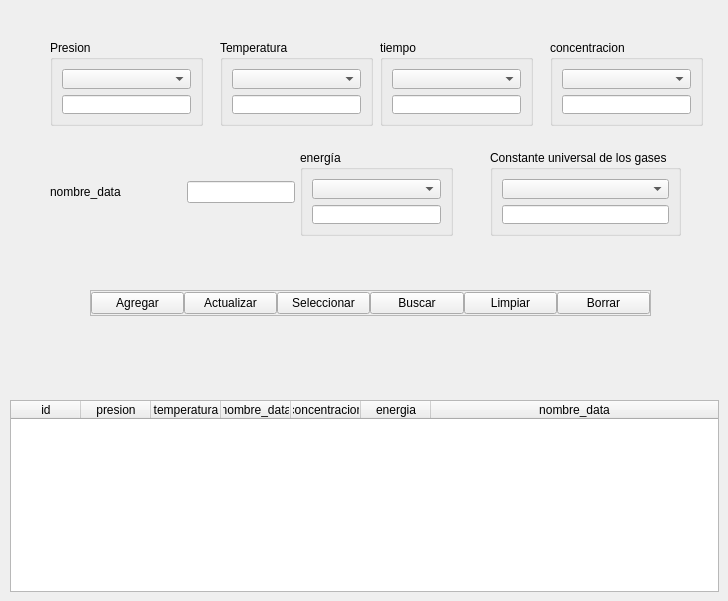
              <widget class="QWidget" name="u_tab">
               <attribute name="title">
                <string>Configuracion unidades</string>
               </attribute>
               <widget class="QGroupBox" name="groupBox_6">
                <property name="geometry">
                 <rect>
                  <x>220</x>
                  <y>40</y>
                  <width>153</width>
                  <height>86</height>
                 </rect>
                </property>
                <property name="title">
                 <string>Temperatura</string>
                </property>
                <layout class="QVBoxLayout" name="verticalLayout_35">
                 <item>
                  <widget class="QComboBox" name="temperatura_box"/>
                 </item>
                 <item>
                  <widget class="QLineEdit" name="temperatura_u_edit"/>
                 </item>
                </layout>
               </widget>
               <widget class="QGroupBox" name="groupBox_7">
                <property name="geometry">
                 <rect>
                  <x>550</x>
                  <y>40</y>
                  <width>153</width>
                  <height>86</height>
                 </rect>
                </property>
                <property name="title">
                 <string>concentracion</string>
                </property>
                <layout class="QVBoxLayout" name="verticalLayout_36">
                 <item>
                  <widget class="QComboBox" name="tiempo_box_2"/>
                 </item>
                 <item>
                  <widget class="QLineEdit" name="concentracion_u_edit">
                   <property name="text">
                    <string/>
                   </property>
                  </widget>
                 </item>
                </layout>
               </widget>
               <widget class="QGroupBox" name="groupBox_8">
                <property name="geometry">
                 <rect>
                  <x>50</x>
                  <y>40</y>
                  <width>153</width>
                  <height>86</height>
                 </rect>
                </property>
                <property name="title">
                 <string>Presion</string>
                </property>
                <layout class="QVBoxLayout" name="verticalLayout_37">
                 <item>
                  <widget class="QComboBox" name="presion_box"/>
                 </item>
                 <item>
                  <widget class="QLineEdit" name="presion_u_edit"/>
                 </item>
                </layout>
               </widget>
               <widget class="QGroupBox" name="groupBox_9">
                <property name="geometry">
                 <rect>
                  <x>380</x>
                  <y>40</y>
                  <width>153</width>
                  <height>86</height>
                 </rect>
                </property>
                <property name="title">
                 <string>tiempo</string>
                </property>
                <layout class="QVBoxLayout" name="verticalLayout_38">
                 <item>
                  <widget class="QComboBox" name="tiempo_box"/>
                 </item>
                 <item>
                  <widget class="QLineEdit" name="tiempo_u_edit">
                   <property name="text">
                    <string/>
                   </property>
                  </widget>
                 </item>
                </layout>
               </widget>
               <widget class="QGroupBox" name="groupBox_10">
                <property name="geometry">
                 <rect>
                  <x>300</x>
                  <y>150</y>
                  <width>153</width>
                  <height>86</height>
                 </rect>
                </property>
                <property name="title">
                 <string>energía</string>
                </property>
                <layout class="QVBoxLayout" name="verticalLayout_39">
                 <item>
                  <widget class="QComboBox" name="energia_box"/>
                 </item>
                 <item>
                  <widget class="QLineEdit" name="energia_u_edit">
                   <property name="text">
                    <string/>
                   </property>
                  </widget>
                 </item>
                </layout>
               </widget>
               <widget class="QWidget" name="layoutWidget">
                <property name="geometry">
                 <rect>
                  <x>50</x>
                  <y>180</y>
                  <width>245</width>
                  <height>24</height>
                 </rect>
                </property>
                <layout class="QHBoxLayout" name="horizontalLayout_58">
                 <property name="spacing">
                  <number>0</number>
                 </property>
                 <item>
                  <widget class="QLabel" name="label_32">
                   <property name="text">
                    <string>nombre_data</string>
                   </property>
                  </widget>
                 </item>
                 <item>
                  <spacer name="horizontalSpacer_59">
                   <property name="orientation">
                    <enum>Qt::Horizontal</enum>
                   </property>
                   <property name="sizeHint" stdset="0">
                    <size>
                     <width>40</width>
                     <height>20</height>
                    </size>
                   </property>
                  </spacer>
                 </item>
                 <item>
                  <widget class="QLineEdit" name="nombre_data_u_edit">
                   <property name="text">
                    <string/>
                   </property>
                  </widget>
                 </item>
                </layout>
               </widget>
               <widget class="QFrame" name="funciones_frame_u">
                <property name="geometry">
                 <rect>
                  <x>90</x>
                  <y>290</y>
                  <width>561</width>
                  <height>26</height>
                 </rect>
                </property>
                <property name="frameShape">
                 <enum>QFrame::StyledPanel</enum>
                </property>
                <property name="frameShadow">
                 <enum>QFrame::Raised</enum>
                </property>
                <layout class="QHBoxLayout" name="horizontalLayout_59">
                 <property name="spacing">
                  <number>0</number>
                 </property>
                 <property name="leftMargin">
                  <number>0</number>
                 </property>
                 <property name="topMargin">
                  <number>0</number>
                 </property>
                 <property name="rightMargin">
                  <number>0</number>
                 </property>
                 <property name="bottomMargin">
                  <number>0</number>
                 </property>
                 <item>
                  <widget class="QPushButton" name="agregar_ru_btn">
                   <property name="text">
                    <string>Agregar</string>
                   </property>
                  </widget>
                 </item>
                 <item>
                  <widget class="QPushButton" name="actualizar_ru_btn">
                   <property name="text">
                    <string>Actualizar</string>
                   </property>
                  </widget>
                 </item>
                 <item>
                  <widget class="QPushButton" name="seleccionar_ru_btn">
                   <property name="text">
                    <string>Seleccionar</string>
                   </property>
                  </widget>
                 </item>
                 <item>
                  <widget class="QPushButton" name="buscar_ru_btn">
                   <property name="text">
                    <string>Buscar</string>
                   </property>
                  </widget>
                 </item>
                 <item>
                  <widget class="QPushButton" name="limpiar_ru_btn">
                   <property name="text">
                    <string>Limpiar</string>
                   </property>
                  </widget>
                 </item>
                 <item>
                  <widget class="QPushButton" name="borrar_ru_btn">
                   <property name="text">
                    <string>Borrar</string>
                   </property>
                  </widget>
                 </item>
                </layout>
               </widget>
               <widget class="QTableWidget" name="registro_unidades_tabla">
                <property name="geometry">
                 <rect>
                  <x>10</x>
                  <y>400</y>
                  <width>709</width>
                  <height>192</height>
                 </rect>
                </property>
                <property name="focusPolicy">
                 <enum>Qt::NoFocus</enum>
                </property>
                <property name="showGrid">
                 <bool>false</bool>
                </property>
                <attribute name="horizontalHeaderMinimumSectionSize">
                 <number>50</number>
                </attribute>
                <attribute name="horizontalHeaderDefaultSectionSize">
                 <number>70</number>
                </attribute>
                <attribute name="horizontalHeaderStretchLastSection">
                 <bool>true</bool>
                </attribute>
                <attribute name="verticalHeaderVisible">
                 <bool>false</bool>
                </attribute>
                <column>
                 <property name="text">
                  <string>id</string>
                 </property>
                </column>
                <column>
                 <property name="text">
                  <string>presion</string>
                 </property>
                </column>
                <column>
                 <property name="text">
                  <string>temperatura</string>
                 </property>
                </column>
                <column>
                 <property name="text">
                  <string>nombre_data</string>
                 </property>
                </column>
                <column>
                 <property name="text">
                  <string>concentracion</string>
                 </property>
                </column>
                <column>
                 <property name="text">
                  <string>energia</string>
                 </property>
                </column>
                <column>
                 <property name="text">
                  <string>nombre_data</string>
                 </property>
                </column>
               </widget>
               <widget class="QGroupBox" name="groupBox_11">
                <property name="geometry">
                 <rect>
                  <x>490</x>
                  <y>150</y>
                  <width>191</width>
                  <height>86</height>
                 </rect>
                </property>
                <property name="title">
                 <string>Constante universal de los gases</string>
                </property>
                <layout class="QVBoxLayout" name="verticalLayout_40">
                 <item>
                  <widget class="QComboBox" name="r_box"/>
                 </item>
                 <item>
                  <widget class="QLineEdit" name="r_u_edit">
                   <property name="text">
                    <string/>
                   </property>
                  </widget>
                 </item>
                </layout>
               </widget>
              </widget>
